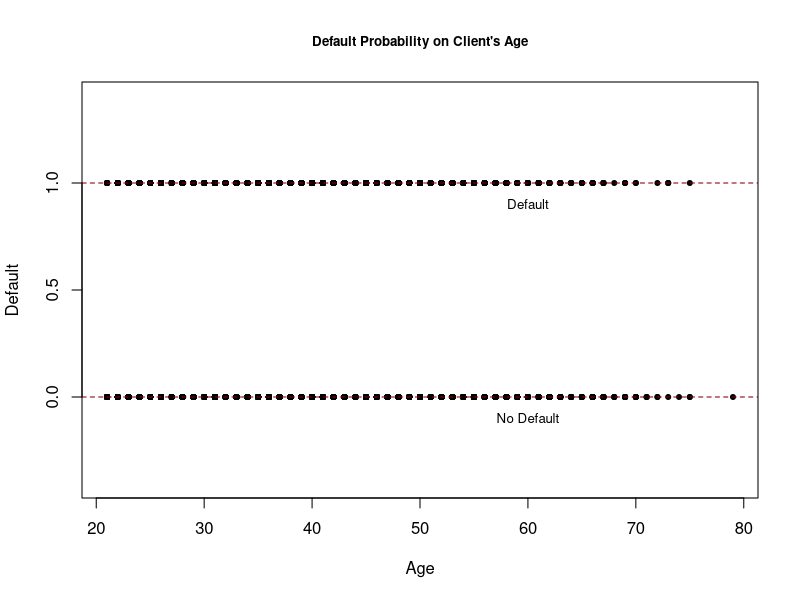
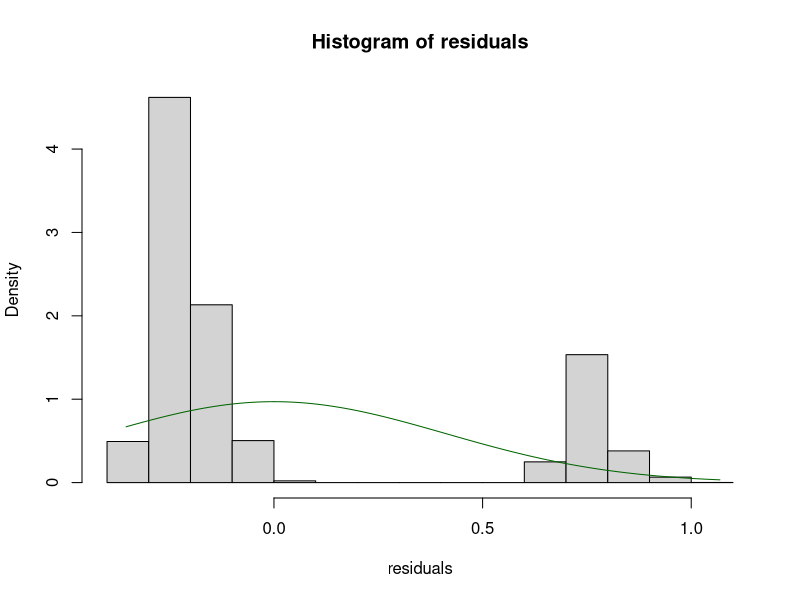

The R script that drew these images, in order:
## ---- chunk 1
knitr::opts_chunk$set(echo = TRUE)
## ---- chunk 2
data <- read.csv("credit_card_default.csv")
library(AER)
## ---- chunk 3
data$default <- data$default.payment_next_month
data = subset(data, select = -c(ID, PAY_0, PAY_2, PAY_3, PAY_4, PAY_5, PAY_6, BILL_AMT2, BILL_AMT3, BILL_AMT4, BILL_AMT5, BILL_AMT6, PAY_AMT1, PAY_AMT2, PAY_AMT3, PAY_AMT4, PAY_AMT5, PAY_AMT6, default.payment_next_month) )

data <- subset(data, MARRIAGE < 3)
data <- subset(data, EDUCATION < 4)
## ---- chunk 4
adj.rate = 0.033*1.4
data$LIMIT_BAL <- round((data$LIMIT_BAL)*adj.rate, digits = 0)
data$BILL_AMT1 <- round((data$BILL_AMT1)*adj.rate, digits = 0)
## ---- chunk 5
library(psych)
describe(data)
## ---- chunk 6
one.lm <- lm(default ~ AGE, data=data)
summary(one.lm)
## ---- chunk 7
plot(x = data$AGE, 
     y = data$default,
     main = "Default Probability on Client's Age",
     xlab = "Age",
     ylab = "Default",
     pch = 20,
     ylim = c(-0.4, 1.4),
     cex.main = 0.8)

# add horizontal dashed lines and text
abline(h = 1, lty = 2, col = "darkred")
abline(h = 0, lty = 2, col = "darkred")
text(60, .9, cex = 0.8, "Default")
text(60, -0.1, cex= 0.8, "No Default")

## ---- chunk 8
coeftest(one.lm, vcov. = vcovHC, type = "HC1")
## ---- chunk 9
two.lm = lm(default ~ AGE + LIMIT_BAL, data=data)
coeftest(two.lm, vcov. = vcovHC, type = "HC1")
## ---- chunk 10
data$SEX = ifelse(data$SEX == 2, 0, 1)
## ---- chunk 11
three.lm = lm(default ~ AGE + LIMIT_BAL + SEX, data=data)
coeftest(three.lm, vcov. = vcovHC, type = "HC1")
## ---- chunk 12
four.lm = lm(default ~ AGE + LIMIT_BAL + SEX + BILL_AMT1, data=data)
coeftest(four.lm, vcov. = vcovHC, type = "HC1")
## ---- chunk 13
residuals <- resid(two.lm)
steps <- (max(residuals)-min(residuals))/100

hist(residuals,freq=F)
lines(seq(min(residuals), max(residuals), by=steps), dnorm(seq(min(residuals), max(residuals), by=steps), 0, sd(residuals)), col="dark green")
